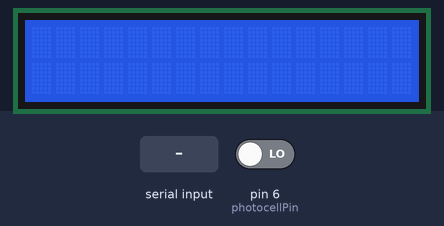
A sketch run on a simulated Arduino Uno, built with avr-gcc and run on an emulated ATmega328P. On the bench: 16×2 character LCD. The inputs (shaded band) are chosen by the test bench; at power-on: pin 6 (photocellPin) LOW. What the sketch prints to the serial monitor is not drawn.

Above: at 1.2 s.
1.3 s: "1" received over the second serial link
At 4.17 s:
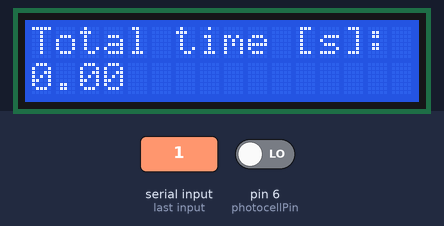
4.3 s: "0" received over the second serial link
At 5.1 s:
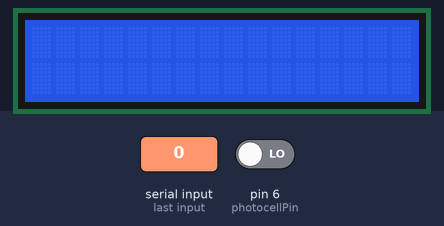
7.3 s: "2" received over the second serial link
Timing chart, 0 to 10.3 s (numbered marks = the images above; inputs shaded):
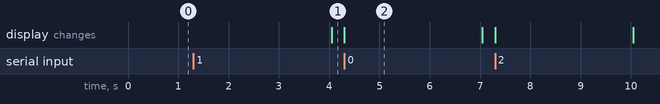

The sketch:

finishSlave_BustDetection.ino
```cpp
// Import libraries for LCD Display and HC-12 Radio Module
#include <SoftwareSerial.h>
#include <LiquidCrystal.h>

#define BAUDRATE 9600

// Variable declarations
SoftwareSerial HC12(2, 3); // HC-12 TX Pin, HC-12 RX Pin
LiquidCrystal lcd(7, 8, 9, 10, 11, 12);

const byte photocellPin = 6;
byte photocellStatus;

bool athleteRunning = false;
bool finishLineReached = false;
bool acquisitionCompleted = false;

float initialTime = 0;
float totalTime = 0;
int i = 0;

const int nTimes = 300;  // Memorize times for 0.3s with 1ms resolution
float times[nTimes] = { };
byte photocellValues[nTimes] = { };

int count;
byte k = 0;
int maxCount = 0;
int maxIdx = 0;

void setup() {
  // Set up the LCD's number of columns and rows
  lcd.begin(16, 2);

  // Initialise Serial communication and Radio Module
  Serial.begin(BAUDRATE);
  HC12.begin(BAUDRATE);

  // Declare starting block pin
  pinMode(photocellPin,INPUT);
}


void loop() {
  // Read block status to determine if the athlete is ready to start
  photocellStatus = digitalRead(photocellPin);

  // Receive start signal from master
  while(HC12.available() && athleteRunning == false) {
    Serial.println(char(HC12.read())); // Read HC12 data to empty its buffer
    initialTime = millis();
    HC12.end();
    lcd.clear();
    athleteRunning = true;
  }

  if(photocellStatus == HIGH && athleteRunning == true && finishLineReached == false) {
    totalTime = (millis() - initialTime)/1000;
    // Print time on LCD Display
    lcd.setCursor(0, 0);
    lcd.print("Total time [s]:");
    lcd.setCursor(0, 1);
    lcd.print(totalTime);
    // Serial.println(totalTime);
  }

  if(photocellStatus == LOW && athleteRunning == true && finishLineReached == false) {
    finishLineReached = true;
    i = 0;
  }

  if(finishLineReached == true && i < nTimes) {
    totalTime = (millis() - initialTime)/1000;
    times[i] = totalTime;
    photocellValues[i] = photocellStatus;
    Serial.println(photocellValues[i]); // For debugging
    Serial.println(times[i]); // For debugging
    i++;
    if(i == nTimes) {
      acquisitionCompleted = true;
    }
  }

  if(acquisitionCompleted == true) {
    count = 0;
    k = 0;
    maxCount = 0;
    maxIdx = 0;

    for(int j = 1; j < nTimes; j++) {
      if(photocellValues[j] == LOW && photocellValues[j] == photocellValues[j-1]) {
        count++;
      }
      // Serial.println(count); // For debugging
      if(photocellValues[j] == HIGH && photocellValues[j-1] == LOW) {
        if(count > maxCount) {
          maxCount = count;
          maxIdx = j-count-1;
        }
        count = 0;
        k++;
      }
    }

    // Print time on LCD Display
    lcd.setCursor(0, 0);
    lcd.print("Total time [s]:");
    lcd.setCursor(0, 1);
    lcd.print(times[maxIdx]);
    // Serial.println(times[maxIdx]); // For debugging
    // Serial.println(maxCount); // For debugging
    // Serial.println(maxIdx); // For debugging

    acquisitionCompleted = false;
    athleteRunning = false;
    finishLineReached = false;
    HC12.begin(BAUDRATE);
  }

  // Serial.println(photocellStatus); // For debugging
}
```

Measured:
- after the input at 1.3 s, the display: changes after 2.7 s (image 1)
- after the input at 4.3 s, the display: changes at once (image 2)
- what the display in image 2 shows lasts 2.7 s, from 4.3 s to 7.0 s
